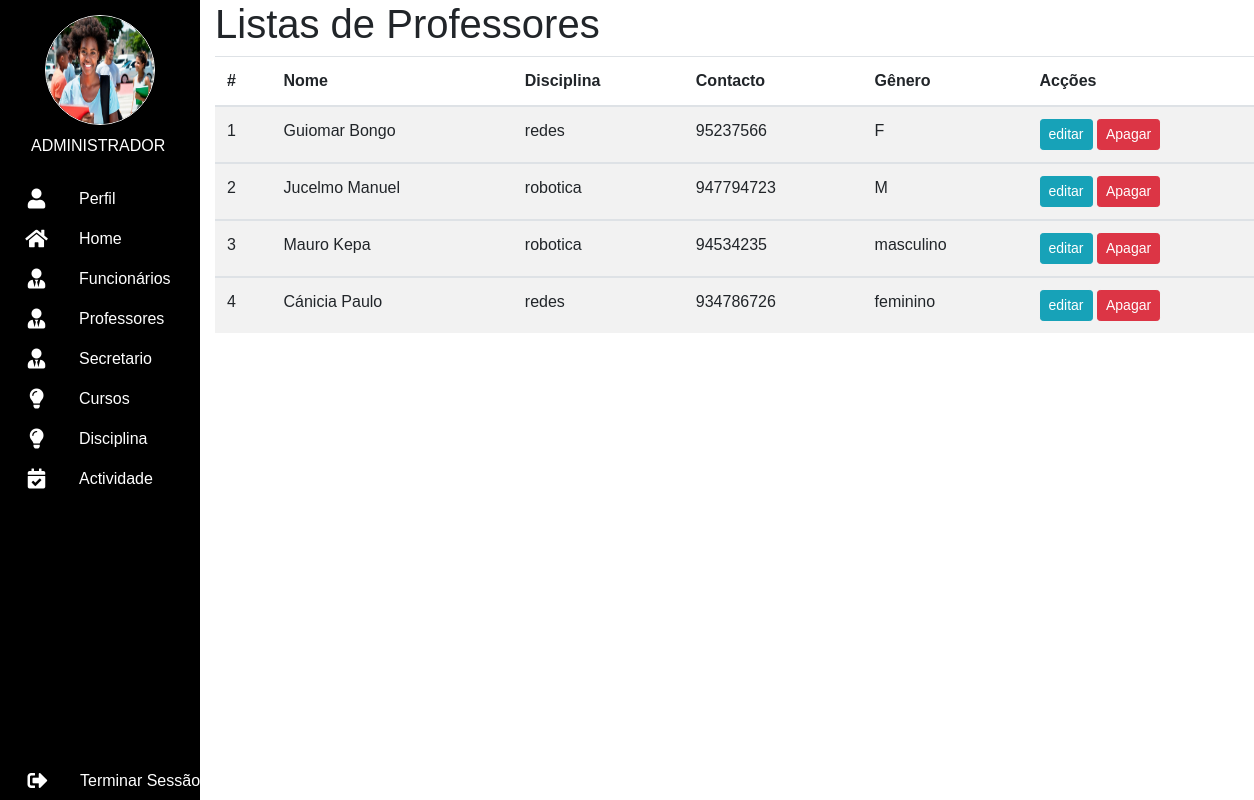
Screenshot of /admin/listar_professor.php (signed in) with the database file from the repository.
### tables this page shows
CREATE TABLE `professor` (
  `id_professor` int(11) NOT NULL,
  `id_disciplina` int(11) NOT NULL,
  `nome_professor` varchar(100) NOT NULL,
  `email` varchar(100) NOT NULL,
  `senha` varchar(200) NOT NULL,
  `endereco` varchar(50) NOT NULL,
  `foto` varchar(100) NOT NULL,
  `sexo` varchar(20) NOT NULL,
  `telefone` varchar(9) NOT NULL
);

CREATE TABLE `disciplina` (
  `id_disciplina` int(11) NOT NULL,
  `nome_disciplina` varchar(100) NOT NULL
);

### admin/listar_professor.php (the view, shortened to what this page needs)
<?php
require_once "../config/conexao.php";
$resul = $conectar->query("SELECT * FROM professor join disciplina on professor.id_disciplina=disciplina.id_disciplina ");
?>
<!DOCTYPE html>
<html lang="pt-br">
<head>
    <link rel="stylesheet" href="https://cdn.jsdelivr.net/npm/bootstrap@4.3.1/dist/css/bootstrap.min.css">
    <link rel="stylesheet" href="https://cdnjs.cloudflare.com/ajax/libs/font-awesome/5.15.4/css/all.min.css">
    <link rel="stylesheet" href="../css/navbar.css">
    <link rel="stylesheet" href="../css/professor.css">
    <link rel="stylesheet" href="../css/botoes.css">
</head>
<body>
<header>
<nav>
                    <ul>
                         <div class="div-foto"><img class="foto-perfil" src="../img/estudante-negra.jpg" alt=""></div>
                         <li><div class="li-div"><p class="p">ADMINISTRADOR</p></div></li>
                         <li><a href="perfil_adm.php" class="li-link"><i class="fas fa-user"></i><span class="nav-item">Perfil</span></a></li>
                         <li><a href="adm.php" class="li-link"><i class="fas fa-home"></i><span class="nav-item">Home</span></a></li>
                         <li><a href="funcionario.php" class="li-link"><i class="fas fa-user-tie"></i><span class="nav-item">Funcionários</span></a></li>
                         <li><a href="professor.php" class="li-link"><i class="fas fa-user-tie"></i><span class="nav-item">Professores</span></a></li>
                         <li><a href="secretario.php" class="li-link"><i class="fas fa-user-tie"></i><span class="nav-item">Secretario</span></a></li>
                         <li><a href="listar_curso.php" class="li-link"><i class="fas fa-lightbulb"></i><span class="nav-item">Cursos</span></a></li>
                         <li><a href="disciplina.php" class="li-link"><i class="fas fa-lightbulb"></i><span class="nav-item">Disciplina</span></a></li>
                         <li><a href="actividade_geral.php" class="li-link"><i class="fas fa-calendar-check"></i><span class="nav-item">Actividade</span></a></li>
                         <li><a href="../sair.php" class="logo-out"><i class="fas fa-sign-out-alt"></i><span class="nav-item">Terminar Sessão</span></a></li>
                    </ul>
               </nav>
          </header>
        <section class="section-formulario">
    <div class="container">
            <div class="page-header">
                <h1>Listas de Professores</h1>
            </div>
           <table class="table table-striped table-hover ">
                <thead>
                    <tr>
                        <th colspan="1">#</th>
                        <th>Nome</th>
                        <th>Disciplina </th>
                        <th>Contacto</th>
                        <th>Gênero </th>
                        <th>Acções</th>
                    </tr>
                </thead>
                <?php
                    while ($row = $resul->fetchObject()) {
                    ?>
                    <tbody>
                        <tr>
                            <td ><?=$row->id_professor?></td>
                            <td><?=$row->nome_professor?></td>
                            <td><?=$row->nome_disciplina?></td>
                            <td><?=$row->telefone?></td>
                            <td><?=$row->sexo?></td>
                            <td>
                                <a href="editar_professor.php?id=<?=$row->id_professor?>" class="btn btn-info btn-lg btn-sm btn-xr color-white" title="Editar curso">editar</a>
                                <a href="apagar_professor.php?id=<?=$row->id_professor?>" class="btn btn-danger btn-lg btn-sm btn-xr color-white" title="Apagar curso">Apagar</a>
                            </td>
                        </tr>
                       <?php
                    }
                       ?>
                    </tbody>
           </table>
    </div>
    </section>
</body>
</html>

### css/navbar.css (style rules this page uses)
* { margin: 0; padding: 0; outline: none; border: none; text-decoration: none; box-sizing: border-box; font-family: 'Gill Sans', 'Gill Sans MT', Calibri, 'Trebuchet MS', sans-serif; }
.div-foto { width: 100%; height: auto; border-radius: 30%; text-align: center; margin-top: 15px; }
.foto-perfil { border: 1px solid white; width: 110px; height: 110px; border-radius: 50%; text-align: center; }
nav { position: fixed; top: 0; bottom: 0; left: 0; height: 100%; margin: 0 ; background-color: black; width: 200px; overflow: hidden; box-shadow: 0 20px 35px rgba(0, 0, 0, 0.1); }
.p { position: relative; list-style: none; top: 4px; padding-left: 27px; height: 27px; }
.li-link, .li-div, .logo-out { position: relative; color: white; display: table; width: 300px; outline: none; padding: 4px; transition: 0.5s; border-top: 0.5px solid transparent; border-bottom: 0.5px solid transparent; }
.fas { position: relative; width: 65px; height: 30px; top: 6px; font-size: 20px; text-align: center; }
.nav-item { position: relative; top: 4px; margin-left: 10px; }
.logo-out { position: absolute; bottom: 0; padding-left: 5px; color: white; text-decoration: none; color: white; }

### css/professor.css (style rules this page uses)
.section-formulario { position: absolute; top: 0; left: 200px; background-color: #fff; width: 87%; flex-direction: row; height: 100%; }
.btn { display: inline-block; text-align: center; align-items: center; justify-content: center; }

### rows the page displays
professor: id_professor "1", nome_professor "Guiomar Bongo", id_disciplina.nome_disciplina "redes", telefone "95237566", sexo "F"
professor: id_professor "2", nome_professor "Jucelmo Manuel", id_disciplina.nome_disciplina "robotica", telefone "947794723", sexo "M"
professor: id_professor "3", nome_professor "Mauro Kepa", id_disciplina.nome_disciplina "robotica", telefone "94534235", sexo "masculino"
professor: id_professor "4", nome_professor "Cánicia Paulo", id_disciplina.nome_disciplina "redes", telefone "934786726", sexo "feminino"
